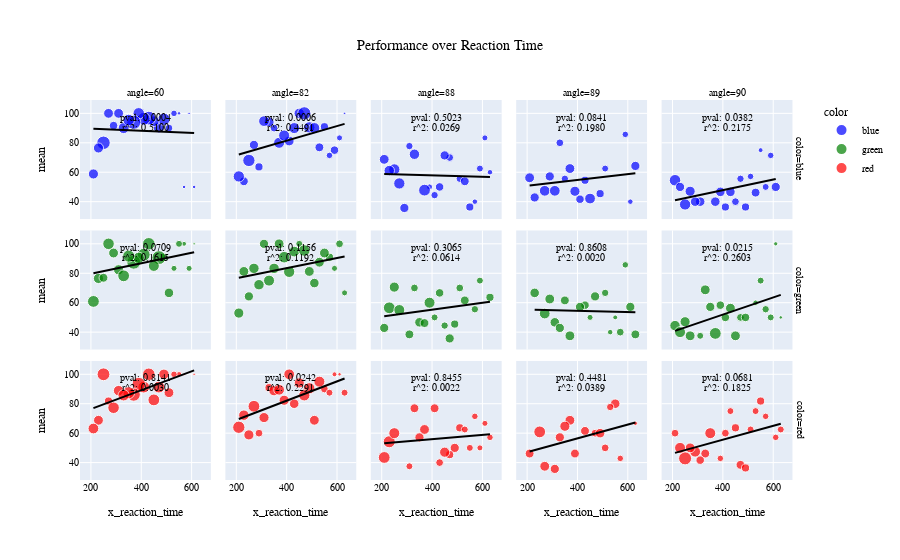

Notebook code for this chart:
### Markdown cell above
# Performance over RT

### Code cell
perf_angle_df = events_df.groupby(["x_reaction_time", "color", "angle"])["performance"] \
    .agg(["count", "mean"]).reset_index()
perf_angle_df = weigted_outlier_filter("mean", "count", lower_q=.1, upper_q=.9)(perf_angle_df)
perf_angle_df = weigted_outlier_filter("x_reaction_time", "count", lower_q=.1, upper_q=.85)(perf_angle_df)
fig = px.scatter(perf_angle_df.sort_values("angle"), 
    title="Performance over Reaction Time",
    x="x_reaction_time", y="mean", 
    color="color", size="count", size_max=10,
    facet_row="color", facet_col="angle",
    render_mode="svg",
    # marginal_x="histogram",
    # animation_frame="angle",
    # facet_col_spacing=.25, facet_row_spacing=.1,
    trendline="ols", trendline_options=dict(log_x=False), trendline_color_override="black",
    color_discrete_map={
        "red": "red",
        "green": "green",
        "blue": "blue"})
for idx, row in px.get_trendline_results(fig).sort_values("color", ascending=False).iterrows():
    res = row["px_fit_results"]
    fig.add_annotation(xref=f"x{idx+1}", yref=f"y{idx+1}", showarrow=False, yshift=30, text=f"pval: {res.pvalues[1]:.4f}")
    fig.add_annotation(xref=f"x{idx+1}", yref=f"y{idx+1}", showarrow=False, yshift=20, text=f"r^2: {res.rsquared:.4f}")
fig.update_layout(
    title_x=0.5,
    font= my_font,
                )
fig.show()
pio.write_image(fig, 'per_density.png', width=1600, height=700)


# pio.write_image(fig, 'sacc.png', width=1600, height=700)
# import PIL
# import io

# frames = []
# for s, fr in enumerate(fig.frames):
#     fig.update(data=fr.data)
#     fig.layout.sliders[0].update(active=s)
#     frames.append(PIL.Image.open(io.BytesIO(fig.to_image(scale=2, format="png"))))
    
# # create animated GIF
# frames[0].save(
#         "test.gif",
#         save_all=True,
#         append_images=frames[1:],
#         optimize=True,
#         duration=500,
#         loop=0,
#     )
# Performance_over_reaction_time_bytes = fig.to_image(format="png", width=400, height=400)

### Figure 1 — Plotly figure (JSON) as saved in the notebook; plotly's stock layout.template omitted (floating-point values rounded to 4 significant figures)
{"data": [{"hovertemplate": "color=blue<br>angle=60<br>x_reaction_time=%{x}<br>mean=%{y}<br>count=%{marker.size}<extra></extra>", "legendgroup": "blue", "marker": {"color": "blue", "size": [17, 30, 1, 2, 2, 2, 7, 16, 10, 21, 25, 19, 31, 12, 27, 22, 33, 16, 20, 22, 17], "sizemode": "area", "sizeref": 0.33, "symbol": "circle"}, "mode": "markers", "name": "blue", "orientation": "v", "showlegend": true, "type": "scatter", "x": [210, 250, 590, 610, 570, 550, 530, 270, 510, 470, 490, 450, 430, 290, 410, 390, 370, 310, 330, 350, 230], "xaxis": "x11", "y": [58.82, 80, 100, 50, 50, 100, 100, 100, 90, 90.48, 96, 94.74, 96.77, 91.67, 96.3, 100, 93.94, 100, 90, 95.45, 76.47], "yaxis": "y11"}, {"hovertemplate": "<b>OLS trendline</b><br>mean = -0.0070803 * x_reaction_time + 91.0286<br>R<sup>2</sup>=0.002984<br><br>color=blue<br>angle=60<br>x_reaction_time=%{x}<br>mean=%{y} <b>(trend)</b><extra></extra>", "legendgroup": "blue", "line": {"color": "black"}, "marker": {"color": "blue", "symbol": "circle"}, "mode": "lines", "name": "blue", "showlegend": false, "type": "scatter", "x": [210, 230, 250, 270, 290, 310, 330, 350, 370, 390, 410, 430, 450, 470, 490, 510, 530, 550, 570, 590, 610], "xaxis": "x11", "y": [89.54, 89.4, 89.26, 89.12, 88.98, 88.83, 88.69, 88.55, 88.41, 88.27, 88.13, 87.98, 87.84, 87.7, 87.56, 87.42, 87.28, 87.13, 86.99, 86.85, 86.71], "yaxis": "y11"}, {"hovertemplate": "color=blue<br>angle=82<br>x_reaction_time=%{x}<br>mean=%{y}<br>count=%{marker.size}<extra></extra>", "legendgroup": "blue", "marker": {"color": "blue", "size": [1, 6, 13, 10, 17, 19, 20, 20, 16, 20, 11, 18, 25, 12, 21, 13, 11, 14, 21, 29, 20, 7], "sizemode": "area", "sizeref": 0.33, "symbol": "circle"}, "mode": "markers", "name": "blue", "orientation": "v", "showlegend": false, "type": "scatter", "x": [630, 610, 230, 350, 330, 310, 370, 430, 410, 390, 290, 450, 250, 590, 210, 530, 550, 270, 490, 470, 510, 570], "xaxis": "x12", "y": [100, 83.33, 53.85, 90, 94.12, 94.74, 80, 90, 81.25, 85, 63.64, 100, 68, 75, 57.14, 76.92, 90.91, 78.57, 90.48, 100, 90, 71.43], "yaxis": "y12"}, {"hovertemplate": "<b>OLS trendline</b><br>mean = 0.0494278 * x_reaction_time + 61.7118<br>R<sup>2</sup>=0.229125<br><br>color=blue<br>angle=82<br>x_reaction_time=%{x}<br>mean=%{y} <b>(trend)</b><extra></extra>", "legendgroup": "blue", "line": {"color": "black"}, "marker": {"color": "blue", "symbol": "circle"}, "mode": "lines", "name": "blue", "showlegend": false, "type": "scatter", "x": [210, 230, 250, 270, 290, 310, 330, 350, 370, 390, 410, 430, 450, 470, 490, 510, 530, 550, 570, 590, 610, 630], "xaxis": "x12", "y": [72.09, 73.08, 74.07, 75.06, 76.05, 77.03, 78.02, 79.01, 80.0, 80.99, 81.98, 82.97, 83.95, 84.94, 85.93, 86.92, 87.91, 88.9, 89.89, 90.87, 91.86, 92.85], "yaxis": "y12"}, {"hovertemplate": "color=blue<br>angle=88<br>x_reaction_time=%{x}<br>mean=%{y}<br>count=%{marker.size}<extra></extra>", "legendgroup": "blue", "marker": {"color": "blue", "size": [6, 14, 21, 9, 10, 21, 5, 8, 11, 13, 23, 14, 12, 9, 18, 16, 18, 6, 9, 5], "sizemode": "area", "sizeref": 0.33, "symbol": "circle"}, "mode": "markers", "name": "blue", "orientation": "v", "showlegend": false, "type": "scatter", "x": [390, 290, 270, 510, 470, 250, 570, 590, 550, 530, 370, 450, 430, 410, 330, 210, 230, 610, 310, 630], "xaxis": "x13", "y": [50, 35.71, 52.38, 55.56, 70, 61.9, 40, 62.5, 36.36, 53.85, 47.83, 71.43, 50, 44.44, 72.22, 68.75, 61.11, 83.33, 77.78, 60], "yaxis": "y13"}, {"hovertemplate": "<b>OLS trendline</b><br>mean = -0.00468114 * x_reaction_time + 59.724<br>R<sup>2</sup>=0.002167<br><br>color=blue<br>angle=88<br>x_reaction_time=%{x}<br>mean=%{y} <b>(trend)</b><extra></extra>", "legendgroup": "blue", "line": {"color": "black"}, "marker": {"color": "blue", "symbol": "circle"}, "mode": "lines", "name": "blue", "showlegend": false, "type": "scatter", "x": [210, 230, 250, 270, 290, 310, 330, 370, 390, 410, 430, 450, 470, 510, 530, 550, 570, 590, 610, 630], "xaxis": "x13", "y": [58.74, 58.65, 58.55, 58.46, 58.37, 58.27, 58.18, 57.99, 57.9, 57.8, 57.71, 57.62, 57.52, 57.34, 57.24, 57.15, 57.06, 56.96, 56.87, 56.77], "yaxis": "y13"}, {"hovertemplate": "color=blue<br>angle=89<br>x_reaction_time=%{x}<br>mean=%{y}<br>count=%{marker.size}<extra></extra>", "legendgroup": "blue", "marker": {"color": "blue", "size": [11, 19, 7, 14, 11, 9, 17, 19, 8, 14, 12, 10, 19, 16, 5, 14, 16], "sizemode": "area", "sizeref": 0.33, "symbol": "circle"}, "mode": "markers", "name": "blue", "orientation": "v", "showlegend": false, "type": "scatter", "x": [490, 270, 590, 230, 430, 350, 390, 450, 510, 290, 410, 330, 310, 370, 610, 630, 210], "xaxis": "x14", "y": [45.45, 47.37, 85.71, 42.86, 54.55, 55.56, 47.06, 42.11, 62.5, 57.14, 41.67, 80, 47.37, 62.5, 40, 64.29, 56.25], "yaxis": "y14"}, {"hovertemplate": "<b>OLS trendline</b><br>mean = 0.0200482 * x_reaction_time + 46.7437<br>R<sup>2</sup>=0.038877<br><br>color=blue<br>angle=89<br>x_reaction_time=%{x}<br>mean=%{y} <b>(trend)</b><extra></extra>", "legendgroup": "blue", "line": {"color": "black"}, "marker": {"color": "blue", "symbol": "circle"}, "mode": "lines", "name": "blue", "showlegend": false, "type": "scatter", "x": [210, 230, 270, 290, 310, 330, 350, 370, 390, 410, 430, 450, 490, 510, 590, 610, 630], "xaxis": "x14", "y": [50.95, 51.35, 52.16, 52.56, 52.96, 53.36, 53.76, 54.16, 54.56, 54.96, 55.36, 55.77, 56.57, 56.97, 58.57, 58.97, 59.37], "yaxis": "y14"}, {"hovertemplate": "color=blue<br>angle=90<br>x_reaction_time=%{x}<br>mean=%{y}<br>count=%{marker.size}<extra></extra>", "legendgroup": "blue", "marker": {"color": "blue", "size": [15, 14, 22, 15, 15, 10, 15, 15, 11, 4, 7, 13, 9, 11, 17, 21, 7, 8, 14], "sizemode": "area", "sizeref": 0.33, "symbol": "circle"}, "mode": "markers", "name": "blue", "orientation": "v", "showlegend": false, "type": "scatter", "x": [310, 610, 210, 370, 290, 450, 430, 390, 410, 550, 510, 530, 470, 490, 270, 250, 590, 570, 230], "xaxis": "x15", "y": [40, 50, 54.55, 40, 40, 40, 46.67, 46.67, 36.36, 75, 57.14, 46.15, 55.56, 36.36, 47.06, 38.1, 71.43, 50, 50], "yaxis": "y15"}, {"hovertemplate": "<b>OLS trendline</b><br>mean = 0.0359403 * x_reaction_time + 33.4755<br>R<sup>2</sup>=0.182501<br><br>color=blue<br>angle=90<br>x_reaction_time=%{x}<br>mean=%{y} <b>(trend)</b><extra></extra>", "legendgroup": "blue", "line": {"color": "black"}, "marker": {"color": "blue", "symbol": "circle"}, "mode": "lines", "name": "blue", "showlegend": false, "type": "scatter", "x": [210, 230, 250, 270, 290, 310, 370, 390, 410, 430, 450, 470, 490, 510, 530, 550, 570, 590, 610], "xaxis": "x15", "y": [41.02, 41.74, 42.46, 43.18, 43.9, 44.62, 46.77, 47.49, 48.21, 48.93, 49.65, 50.37, 51.09, 51.81, 52.52, 53.24, 53.96, 54.68, 55.4], "yaxis": "y15"}, {"hovertemplate": "color=green<br>angle=60<br>x_reaction_time=%{x}<br>mean=%{y}<br>count=%{marker.size}<extra></extra>", "legendgroup": "green", "marker": {"color": "green", "size": [17, 13, 6, 4, 8, 15, 6, 22, 11, 32, 20, 26, 16, 27, 32, 21, 24, 17, 23, 23, 1], "sizemode": "area", "sizeref": 0.33, "symbol": "circle"}, "mode": "markers", "name": "green", "orientation": "v", "showlegend": true, "type": "scatter", "x": [230, 250, 590, 570, 550, 510, 530, 270, 490, 470, 450, 430, 290, 410, 370, 390, 350, 310, 330, 210, 610], "xaxis": "x6", "y": [76.47, 76.92, 83.33, 100, 100, 66.67, 83.33, 100, 90.91, 90.62, 85, 100, 93.75, 92.59, 87.5, 90.48, 91.67, 82.35, 78.26, 60.87, 100], "yaxis": "y6"}, {"hovertemplate": "<b>OLS trendline</b><br>mean = 0.0356328 * x_reaction_time + 72.5682<br>R<sup>2</sup>=0.161516<br><br>color=green<br>angle=60<br>x_reaction_time=%{x}<br>mean=%{y} <b>(trend)</b><extra></extra>", "legendgroup": "green", "line": {"color": "black"}, "marker": {"color": "green", "symbol": "circle"}, "mode": "lines", "name": "green", "showlegend": false, "type": "scatter", "x": [210, 230, 250, 270, 290, 310, 330, 350, 370, 390, 410, 430, 450, 470, 490, 510, 530, 550, 570, 590, 610], "xaxis": "x6", "y": [80.05, 80.76, 81.48, 82.19, 82.9, 83.61, 84.33, 85.04, 85.75, 86.46, 87.18, 87.89, 88.6, 89.32, 90.03, 90.74, 91.45, 92.17, 92.88, 93.59, 94.3], "yaxis": "y6"}, {"hovertemplate": "color=green<br>angle=82<br>x_reaction_time=%{x}<br>mean=%{y}<br>count=%{marker.size}<extra></extra>", "legendgroup": "green", "marker": {"color": "green", "size": [6, 10, 17, 18, 14, 20, 19, 8, 18, 21, 16, 22, 11, 16, 6, 16, 14, 16, 15, 16, 18, 22], "sizemode": "area", "sizeref": 0.33, "symbol": "circle"}, "mode": "markers", "name": "green", "orientation": "v", "showlegend": false, "type": "scatter", "x": [630, 610, 210, 350, 310, 330, 430, 450, 290, 410, 370, 390, 570, 230, 590, 550, 250, 530, 510, 490, 270, 470], "xaxis": "x7", "y": [66.67, 100, 52.94, 83.33, 100, 75, 94.74, 100, 72.22, 80.95, 100, 90.91, 90.91, 81.25, 83.33, 93.75, 64.29, 87.5, 73.33, 81.25, 83.33, 95.45], "yaxis": "y7"}, {"hovertemplate": "<b>OLS trendline</b><br>mean = 0.0342473 * x_reaction_time + 69.7598<br>R<sup>2</sup>=0.119179<br><br>color=green<br>angle=82<br>x_reaction_time=%{x}<br>mean=%{y} <b>(trend)</b><extra></extra>", "legendgroup": "green", "line": {"color": "black"}, "marker": {"color": "green", "symbol": "circle"}, "mode": "lines", "name": "green", "showlegend": false, "type": "scatter", "x": [210, 230, 250, 270, 290, 310, 330, 350, 370, 390, 410, 430, 450, 470, 490, 510, 530, 550, 570, 590, 610, 630], "xaxis": "x7", "y": [76.95, 77.64, 78.32, 79.01, 79.69, 80.38, 81.06, 81.75, 82.43, 83.12, 83.8, 84.49, 85.17, 85.86, 86.54, 87.23, 87.91, 88.6, 89.28, 89.97, 90.65, 91.34], "yaxis": "y7"}, {"hovertemplate": "color=green<br>angle=88<br>x_reaction_time=%{x}<br>mean=%{y}<br>count=%{marker.size}<extra></extra>", "legendgroup": "green", "marker": {"color": "green", "size": [8, 20, 10, 14, 11, 8, 23, 9, 20, 10, 17, 13, 15, 13, 9, 12, 13, 14, 11], "sizemode": "area", "sizeref": 0.33, "symbol": "circle"}, "mode": "markers", "name": "green", "orientation": "v", "showlegend": false, "type": "scatter", "x": [410, 390, 330, 470, 490, 590, 230, 570, 270, 510, 250, 530, 350, 370, 450, 430, 310, 210, 630], "xaxis": "x8", "y": [50, 60, 70, 35.71, 45.45, 75, 56.52, 55.56, 55, 70, 70.59, 61.54, 46.67, 46.15, 44.44, 66.67, 38.46, 42.86, 63.64], "yaxis": "y8"}, {"hovertemplate": "<b>OLS trendline</b><br>mean = 0.0234847 * x_reaction_time + 45.8586<br>R<sup>2</sup>=0.061375<br><br>color=green<br>angle=88<br>x_reaction_time=%{x}<br>mean=%{y} <b>(trend)</b><extra></extra>", "legendgroup": "green", "line": {"color": "black"}, "marker": {"color": "green", "symbol": "circle"}, "mode": "lines", "name": "green", "showlegend": false, "type": "scatter", "x": [210, 230, 250, 270, 310, 330, 350, 370, 390, 410, 430, 450, 470, 490, 510, 530, 570, 590, 630], "xaxis": "x8", "y": [50.79, 51.26, 51.73, 52.2, 53.14, 53.61, 54.08, 54.55, 55.02, 55.49, 55.96, 56.43, 56.9, 57.37, 57.84, 58.31, 59.24, 59.71, 60.65], "yaxis": "y8"}, {"hovertemplate": "color=green<br>angle=89<br>x_reaction_time=%{x}<br>mean=%{y}<br>count=%{marker.size}<extra></extra>", "legendgroup": "green", "marker": {"color": "green", "size": [12, 6, 14, 15, 13, 7, 10, 19, 16, 14, 5, 4, 15, 16, 13, 14, 14, 9], "sizemode": "area", "sizeref": 0.33, "symbol": "circle"}, "mode": "markers", "name": "green", "orientation": "v", "showlegend": false, "type": "scatter", "x": [430, 450, 470, 230, 630, 590, 570, 270, 370, 410, 530, 550, 310, 290, 350, 610, 330, 510], "xaxis": "x9", "y": [58.33, 50, 64.29, 66.67, 38.46, 85.71, 40, 52.63, 37.5, 57.14, 40, 50, 46.67, 62.5, 61.54, 57.14, 42.86, 66.67], "yaxis": "y9"}, {"hovertemplate": "<b>OLS trendline</b><br>mean = -0.00447344 * x_reaction_time + 56.3027<br>R<sup>2</sup>=0.001982<br><br>color=green<br>angle=89<br>x_reaction_time=%{x}<br>mean=%{y} <b>(trend)</b><extra></extra>", "legendgroup": "green", "line": {"color": "black"}, "marker": {"color": "green", "symbol": "circle"}, "mode": "lines", "name": "green", "showlegend": false, "type": "scatter", "x": [230, 270, 290, 310, 330, 350, 370, 410, 430, 450, 470, 510, 530, 550, 570, 590, 610, 630], "xaxis": "x9", "y": [55.27, 55.09, 55.01, 54.92, 54.83, 54.74, 54.65, 54.47, 54.38, 54.29, 54.2, 54.02, 53.93, 53.84, 53.75, 53.66, 53.57, 53.48], "yaxis": "y9"}, {"hovertemplate": "color=green<br>angle=90<br>x_reaction_time=%{x}<br>mean=%{y}<br>count=%{marker.size}<extra></extra>", "legendgroup": "green", "marker": {"color": "green", "size": [12, 18, 3, 8, 16, 14, 16, 16, 16, 12, 23, 9, 5, 8, 17, 10, 12, 8, 20, 2], "sizemode": "area", "sizeref": 0.33, "symbol": "circle"}, "mode": "markers", "name": "green", "orientation": "v", "showlegend": false, "type": "scatter", "x": [390, 210, 610, 310, 330, 350, 450, 430, 270, 410, 370, 570, 530, 550, 250, 470, 490, 590, 230, 630], "xaxis": "x10", "y": [58.33, 44.44, 100, 37.5, 68.75, 57.14, 37.5, 56.25, 37.5, 50, 39.13, 55.56, 60, 75, 47.06, 50, 50, 50, 40, 50], "yaxis": "y10"}, {"hovertemplate": "<b>OLS trendline</b><br>mean = 0.0582315 * x_reaction_time + 28.6346<br>R<sup>2</sup>=0.260295<br><br>color=green<br>angle=90<br>x_reaction_time=%{x}<br>mean=%{y} <b>(trend)</b><extra></extra>", "legendgroup": "green", "line": {"color": "black"}, "marker": {"color": "green", "symbol": "circle"}, "mode": "lines", "name": "green", "showlegend": false, "type": "scatter", "x": [210, 230, 250, 270, 310, 330, 350, 370, 390, 410, 430, 450, 470, 490, 530, 550, 570, 590, 610, 630], "xaxis": "x10", "y": [40.86, 42.03, 43.19, 44.36, 46.69, 47.85, 49.02, 50.18, 51.34, 52.51, 53.67, 54.84, 56.0, 57.17, 59.5, 60.66, 61.83, 62.99, 64.16, 65.32], "yaxis": "y10"}, {"hovertemplate": "color=red<br>angle=60<br>x_reaction_time=%{x}<br>mean=%{y}<br>count=%{marker.size}<extra></extra>", "legendgroup": "red", "marker": {"color": "red", "size": [16, 5, 1, 7, 16, 27, 18, 23, 23, 23, 26, 11, 22, 30, 29, 24, 18, 21, 19, 1], "sizemode": "area", "sizeref": 0.33, "symbol": "circle"}, "mode": "markers", "name": "red", "orientation": "v", "showlegend": true, "type": "scatter", "x": [230, 550, 570, 530, 510, 250, 490, 470, 450, 410, 430, 270, 290, 390, 370, 350, 310, 330, 210, 610], "xaxis": "x", "y": [68.75, 100, 100, 100, 87.5, 100, 100, 91.3, 82.61, 91.3, 100, 81.82, 77.27, 93.33, 86.21, 87.5, 88.89, 85.71, 63.16, 100], "yaxis": "y"}, {"hovertemplate": "<b>OLS trendline</b><br>mean = 0.0640777 * x_reaction_time + 63.5728<br>R<sup>2</sup>=0.509972<br><br>color=red<br>angle=60<br>x_reaction_time=%{x}<br>mean=%{y} <b>(trend)</b><extra></extra>", "legendgroup": "red", "line": {"color": "black"}, "marker": {"color": "red", "symbol": "circle"}, "mode": "lines", "name": "red", "showlegend": false, "type": "scatter", "x": [210, 230, 250, 270, 290, 310, 330, 350, 370, 390, 410, 430, 450, 470, 490, 510, 530, 550, 570, 610], "xaxis": "x", "y": [77.03, 78.31, 79.59, 80.87, 82.16, 83.44, 84.72, 86.0, 87.28, 88.56, 89.84, 91.13, 92.41, 93.69, 94.97, 96.25, 97.53, 98.82, 100.1, 102.7], "yaxis": "y"}, {"hovertemplate": "color=red<br>angle=82<br>x_reaction_time=%{x}<br>mean=%{y}<br>count=%{marker.size}<extra></extra>", "legendgroup": "red", "marker": {"color": "red", "size": [2, 25, 11, 18, 17, 15, 17, 17, 10, 19, 23, 19, 18, 8, 10, 8, 20, 17, 16, 21, 21, 4], "sizemode": "area", "sizeref": 0.33, "symbol": "circle"}, "mode": "markers", "name": "red", "orientation": "v", "showlegend": false, "type": "scatter", "x": [610, 210, 330, 350, 310, 430, 450, 390, 290, 370, 270, 410, 230, 630, 550, 570, 530, 250, 510, 490, 470, 590], "xaxis": "x2", "y": [100, 64, 90.91, 88.89, 70.59, 80, 94.12, 82.35, 60, 89.47, 78.26, 100, 72.22, 87.5, 90, 87.5, 95, 58.82, 68.75, 90.48, 85.71, 100], "yaxis": "y2"}, {"hovertemplate": "<b>OLS trendline</b><br>mean = 0.0656852 * x_reaction_time + 55.8021<br>R<sup>2</sup>=0.449103<br><br>color=red<br>angle=82<br>x_reaction_time=%{x}<br>mean=%{y} <b>(trend)</b><extra></extra>", "legendgroup": "red", "line": {"color": "black"}, "marker": {"color": "red", "symbol": "circle"}, "mode": "lines", "name": "red", "showlegend": false, "type": "scatter", "x": [210, 230, 250, 270, 290, 310, 330, 350, 370, 390, 410, 430, 450, 470, 490, 510, 530, 550, 570, 590, 610, 630], "xaxis": "x2", "y": [69.6, 70.91, 72.22, 73.54, 74.85, 76.16, 77.48, 78.79, 80.11, 81.42, 82.73, 84.05, 85.36, 86.67, 87.99, 89.3, 90.62, 91.93, 93.24, 94.56, 95.87, 97.18], "yaxis": "y2"}, {"hovertemplate": "color=red<br>angle=88<br>x_reaction_time=%{x}<br>mean=%{y}<br>count=%{marker.size}<extra></extra>", "legendgroup": "red", "marker": {"color": "red", "size": [11, 24, 7, 7, 8, 14, 11, 6, 20, 8, 16, 8, 14, 13, 17, 10, 6, 13, 23], "sizemode": "area", "sizeref": 0.33, "symbol": "circle"}, "mode": "markers", "name": "red", "orientation": "v", "showlegend": false, "type": "scatter", "x": [470, 230, 570, 630, 550, 490, 510, 590, 250, 530, 370, 310, 350, 410, 450, 430, 610, 330, 210], "xaxis": "x3", "y": [45.45, 54.17, 71.43, 57.14, 50, 50, 63.64, 50, 60, 62.5, 62.5, 37.5, 57.14, 76.92, 47.06, 40, 66.67, 76.92, 43.48], "yaxis": "y3"}, {"hovertemplate": "<b>OLS trendline</b><br>mean = 0.0145844 * x_reaction_time + 50.0851<br>R<sup>2</sup>=0.026895<br><br>color=red<br>angle=88<br>x_reaction_time=%{x}<br>mean=%{y} <b>(trend)</b><extra></extra>", "legendgroup": "red", "line": {"color": "black"}, "marker": {"color": "red", "symbol": "circle"}, "mode": "lines", "name": "red", "showlegend": false, "type": "scatter", "x": [210, 230, 250, 310, 330, 350, 370, 410, 430, 450, 470, 490, 510, 530, 550, 570, 590, 610, 630], "xaxis": "x3", "y": [53.15, 53.44, 53.73, 54.61, 54.9, 55.19, 55.48, 56.06, 56.36, 56.65, 56.94, 57.23, 57.52, 57.81, 58.11, 58.4, 58.69, 58.98, 59.27], "yaxis": "y3"}, {"hovertemplate": "color=red<br>angle=89<br>x_reaction_time=%{x}<br>mean=%{y}<br>count=%{marker.size}<extra></extra>", "legendgroup": "red", "marker": {"color": "red", "size": [13, 16, 15, 23, 10, 7, 3, 14, 13, 13, 16, 15, 10, 9, 17, 14], "sizemode": "area", "sizeref": 0.33, "symbol": "circle"}, "mode": "markers", "name": "red", "orientation": "v", "showlegend": false, "type": "scatter", "x": [430, 270, 550, 250, 470, 570, 630, 310, 210, 390, 370, 490, 510, 530, 350, 330], "xaxis": "x4", "y": [61.54, 37.5, 80, 60.87, 60, 42.86, 66.67, 35.71, 46.15, 46.15, 68.75, 60, 50, 77.78, 64.71, 57.14], "yaxis": "y4"}, {"hovertemplate": "<b>OLS trendline</b><br>mean = 0.0470083 * x_reaction_time + 37.6722<br>R<sup>2</sup>=0.198041<br><br>color=red<br>angle=89<br>x_reaction_time=%{x}<br>mean=%{y} <b>(trend)</b><extra></extra>", "legendgroup": "red", "line": {"color": "black"}, "marker": {"color": "red", "symbol": "circle"}, "mode": "lines", "name": "red", "showlegend": false, "type": "scatter", "x": [210, 250, 270, 310, 330, 350, 370, 390, 430, 470, 490, 510, 530, 550, 570, 630], "xaxis": "x4", "y": [47.54, 49.42, 50.36, 52.24, 53.18, 54.13, 55.07, 56.01, 57.89, 59.77, 60.71, 61.65, 62.59, 63.53, 64.47, 67.29], "yaxis": "y4"}, {"hovertemplate": "color=red<br>angle=90<br>x_reaction_time=%{x}<br>mean=%{y}<br>count=%{marker.size}<extra></extra>", "legendgroup": "red", "marker": {"color": "red", "size": [13, 10, 7, 12, 20, 19, 13, 8, 10, 16, 7, 28, 11, 8, 8, 11, 20, 7, 11, 8], "sizemode": "area", "sizeref": 0.33, "symbol": "circle"}, "mode": "markers", "name": "red", "orientation": "v", "showlegend": false, "type": "scatter", "x": [330, 210, 610, 310, 350, 290, 470, 430, 410, 270, 390, 250, 490, 530, 510, 450, 230, 570, 550, 630], "xaxis": "x5", "y": [46.15, 60, 57.14, 41.67, 60, 47.37, 38.46, 75, 60, 50, 42.86, 42.86, 36.36, 75, 62.5, 63.64, 50, 71.43, 81.82, 62.5], "yaxis": "y5"}, {"hovertemplate": "<b>OLS trendline</b><br>mean = 0.0472474 * x_reaction_time + 36.6773<br>R<sup>2</sup>=0.217534<br><br>color=red<br>angle=90<br>x_reaction_time=%{x}<br>mean=%{y} <b>(trend)</b><extra></extra>", "legendgroup": "red", "line": {"color": "black"}, "marker": {"color": "red", "symbol": "circle"}, "mode": "lines", "name": "red", "showlegend": false, "type": "scatter", "x": [210, 230, 250, 270, 290, 310, 330, 350, 390, 410, 430, 450, 470, 490, 510, 530, 550, 570, 610, 630], "xaxis": "x5", "y": [46.6, 47.54, 48.49, 49.43, 50.38, 51.32, 52.27, 53.21, 55.1, 56.05, 56.99, 57.94, 58.88, 59.83, 60.77, 61.72, 62.66, 63.61, 65.5, 66.44], "yaxis": "y5"}], "layout": {"annotations": [{"showarrow": false, "text": "angle=60", "x": 0.09, "xanchor": "center", "xref": "paper", "y": 1.0, "yanchor": "bottom", "yref": "paper"}, {"showarrow": false, "text": "angle=82", "x": 0.29, "xanchor": "center", "xref": "paper", "y": 1.0, "yanchor": "bottom", "yref": "paper"}, {"showarrow": false, "text": "angle=88", "x": 0.49, "xanchor": "center", "xref": "paper", "y": 1.0, "yanchor": "bottom", "yref": "paper"}, {"showarrow": false, "text": "angle=89", "x": 0.69, "xanchor": "center", "xref": "paper", "y": 1.0, "yanchor": "bottom", "yref": "paper"}, {"showarrow": false, "text": "angle=90", "x": 0.89, "xanchor": "center", "xref": "paper", "y": 1.0, "yanchor": "bottom", "yref": "paper"}, {"showarrow": false, "text": "color=red", "textangle": 90, "x": 0.98, "xanchor": "left", "xref": "paper", "y": 0.1567, "yanchor": "middle", "yref": "paper"}, {"showarrow": false, "text": "color=green", "textangle": 90, "x": 0.98, "xanchor": "left", "xref": "paper", "y": 0.5, "yanchor": "middle", "yref": "paper"}, {"showarrow": false, "text": "color=blue", "textangle": 90, "x": 0.98, "xanchor": "left", "xref": "paper", "y": 0.8433, "yanchor": "middle", "yref": "paper"}, {"showarrow": false, "text": "pval: 0.0004", "xref": "x11", "yref": "y11", "yshift": 30}, {"showarrow": false, "text": "r^2: 0.5100", "xref": "x11", "yref": "y11", "yshift": 20}, {"showarrow": false, "text": "pval: 0.0006", "xref": "x12", "yref": "y12", "yshift": 30}, {"showarrow": false, "text": "r^2: 0.4491", "xref": "x12", "yref": "y12", "yshift": 20}, {"showarrow": false, "text": "pval: 0.5023", "xref": "x13", "yref": "y13", "yshift": 30}, {"showarrow": false, "text": "r^2: 0.0269", "xref": "x13", "yref": "y13", "yshift": 20}, {"showarrow": false, "text": "pval: 0.0841", "xref": "x14", "yref": "y14", "yshift": 30}, {"showarrow": false, "text": "r^2: 0.1980", "xref": "x14", "yref": "y14", "yshift": 20}, {"showarrow": false, "text": "pval: 0.0382", "xref": "x15", "yref": "y15", "yshift": 30}, {"showarrow": false, "text": "r^2: 0.2175", "xref": "x15", "yref": "y15", "yshift": 20}, {"showarrow": false, "text": "pval: 0.0709", "xref": "x6", "yref": "y6", "yshift": 30}, {"showarrow": false, "text": "r^2: 0.1615", "xref": "x6", "yref": "y6", "yshift": 20}, {"showarrow": false, "text": "pval: 0.1156", "xref": "x7", "yref": "y7", "yshift": 30}, {"showarrow": false, "text": "r^2: 0.1192", "xref": "x7", "yref": "y7", "yshift": 20}, {"showarrow": false, "text": "pval: 0.3065", "xref": "x8", "yref": "y8", "yshift": 30}, {"showarrow": false, "text": "r^2: 0.0614", "xref": "x8", "yref": "y8", "yshift": 20}, {"showarrow": false, "text": "pval: 0.8608", "xref": "x9", "yref": "y9", "yshift": 30}, {"showarrow": false, "text": "r^2: 0.0020", "xref": "x9", "yref": "y9", "yshift": 20}, {"showarrow": false, "text": "pval: 0.0215", "xref": "x10", "yref": "y10", "yshift": 30}, {"showarrow": false, "text": "r^2: 0.2603", "xref": "x10", "yref": "y10", "yshift": 20}, {"showarrow": false, "text": "pval: 0.8141", "xref": "x", "yref": "y", "yshift": 30}, {"showarrow": false, "text": "r^2: 0.0030", "xref": "x", "yref": "y", "yshift": 20}, {"showarrow": false, "text": "pval: 0.0242", "xref": "x2", "yref": "y2", "yshift": 30}, {"showarrow": false, "text": "r^2: 0.2291", "xref": "x2", "yref": "y2", "yshift": 20}, {"showarrow": false, "text": "pval: 0.8455", "xref": "x3", "yref": "y3", "yshift": 30}, {"showarrow": false, "text": "r^2: 0.0022", "xref": "x3", "yref": "y3", "yshift": 20}, {"showarrow": false, "text": "pval: 0.4481", "xref": "x4", "yref": "y4", "yshift": 30}, {"showarrow": false, "text": "r^2: 0.0389", "xref": "x4", "yref": "y4", "yshift": 20}, {"showarrow": false, "text": "pval: 0.0681", "xref": "x5", "yref": "y5", "yshift": 30}, {"showarrow": false, "text": "r^2: 0.1825", "xref": "x5", "yref": "y5", "yshift": 20}], "autosize": true, "font": {"color": "black", "family": "Vazir", "size": 10}, "legend": {"itemsizing": "constant", "title": {"text": "color"}, "tracegroupgap": 0}, "title": {"text": "Performance over Reaction Time", "x": 0.5}, "xaxis": {"anchor": "y", "autorange": true, "domain": [0, 0.18], "range": [163.1, 671.5], "title": {"text": "x_reaction_time"}, "type": "linear"}, "xaxis10": {"anchor": "y10", "autorange": true, "domain": [0.8, 0.98], "matches": "x", "range": [163.1, 671.5], "showticklabels": false, "type": "linear"}, "xaxis11": {"anchor": "y11", "autorange": true, "domain": [0, 0.18], "matches": "x", "range": [163.1, 671.5], "showticklabels": false, "type": "linear"}, "xaxis12": {"anchor": "y12", "autorange": true, "domain": [0.2, 0.38], "matches": "x", "range": [163.1, 671.5], "showticklabels": false, "type": "linear"}, "xaxis13": {"anchor": "y13", "autorange": true, "domain": [0.4, 0.58], "matches": "x", "range": [163.1, 671.5], "showticklabels": false, "type": "linear"}, "xaxis14": {"anchor": "y14", "autorange": true, "domain": [0.6, 0.78], "matches": "x", "range": [163.1, 671.5], "showticklabels": false, "type": "linear"}, "xaxis15": {"anchor": "y15", "autorange": true, "domain": [0.8, 0.98], "matches": "x", "range": [163.1, 671.5], "showticklabels": false, "type": "linear"}, "xaxis2": {"anchor": "y2", "autorange": true, "domain": [0.2, 0.38], "matches": "x", "range": [163.1, 671.5], "title": {"text": "x_reaction_time"}, "type": "linear"}, "xaxis3": {"anchor": "y3", "autorange": true, "domain": [0.4, 0.58], "matches": "x", "range": [163.1, 671.5], "title": {"text": "x_reaction_time"}, "type": "linear"}, "xaxis4": {"anchor": "y4", "autorange": true, "domain": [0.6, 0.78], "matches": "x", "range": [163.1, 671.5], "title": {"text": "x_reaction_time"}, "type": "linear"}, "xaxis5": {"anchor": "y5", "autorange": true, "domain": [0.8, 0.98], "matches": "x", "range": [163.1, 671.5], "title": {"text": "x_reaction_time"}, "type": "linear"}, "xaxis6": {"anchor": "y6", "autorange": true, "domain": [0, 0.18], "matches": "x", "range": [163.1, 671.5], "showticklabels": false, "type": "linear"}, "xaxis7": {"anchor": "y7", "autorange": true, "domain": [0.2, 0.38], "matches": "x", "range": [163.1, 671.5], "showticklabels": false, "type": "linear"}, "xaxis8": {"anchor": "y8", "autorange": true, "domain": [0.4, 0.58], "matches": "x", "range": [163.1, 671.5], "showticklabels": false, "type": "linear"}, "xaxis9": {"anchor": "y9", "autorange": true, "domain": [0.6, 0.78], "matches": "x", "range": [163.1, 671.5], "showticklabels": false, "type": "linear"}, "yaxis": {"anchor": "x", "autorange": true, "domain": [0, 0.3133], "range": [10.42, 181.4], "title": {"text": "mean"}, "type": "linear"}, "yaxis10": {"anchor": "x10", "autorange": true, "domain": [0.3433, 0.6567], "matches": "y", "range": [10.42, 181.4], "showticklabels": false, "type": "linear"}, "yaxis11": {"anchor": "x11", "autorange": true, "domain": [0.6867, 1.0], "matches": "y", "range": [10.42, 181.4], "title": {"text": "mean"}, "type": "linear"}, "yaxis12": {"anchor": "x12", "autorange": true, "domain": [0.6867, 1.0], "matches": "y", "range": [10.42, 181.4], "showticklabels": false, "type": "linear"}, "yaxis13": {"anchor": "x13", "autorange": true, "domain": [0.6867, 1.0], "matches": "y", "range": [10.42, 181.4], "showticklabels": false, "type": "linear"}, "yaxis14": {"anchor": "x14", "autorange": true, "domain": [0.6867, 1.0], "matches": "y", "range": [10.42, 181.4], "showticklabels": false, "type": "linear"}, "yaxis15": {"anchor": "x15", "autorange": true, "domain": [0.6867, 1.0], "matches": "y", "range": [10.42, 181.4], "showticklabels": false, "type": "linear"}, "yaxis2": {"anchor": "x2", "autorange": true, "domain": [0, 0.3133], "matches": "y", "range": [10.42, 181.4], "showticklabels": false, "type": "linear"}, "yaxis3": {"anchor": "x3", "autorange": true, "domain": [0, 0.3133], "matches": "y", "range": [10.42, 181.4], "showticklabels": false, "type": "linear"}, "yaxis4": {"anchor": "x4", "autorange": true, "domain": [0, 0.3133], "matches": "y", "range": [10.42, 181.4], "showticklabels": false, "type": "linear"}, "yaxis5": {"anchor": "x5", "autorange": true, "domain": [0, 0.3133], "matches": "y", "range": [10.42, 181.4], "showticklabels": false, "type": "linear"}, "yaxis6": {"anchor": "x6", "autorange": true, "domain": [0.3433, 0.6567], "matches": "y", "range": [10.42, 181.4], "title": {"text": "mean"}, "type": "linear"}, "yaxis7": {"anchor": "x7", "autorange": true, "domain": [0.3433, 0.6567], "matches": "y", "range": [10.42, 181.4], "showticklabels": false, "type": "linear"}, "yaxis8": {"anchor": "x8", "autorange": true, "domain": [0.3433, 0.6567], "matches": "y", "range": [10.42, 181.4], "showticklabels": false, "type": "linear"}, "yaxis9": {"anchor": "x9", "autorange": true, "domain": [0.3433, 0.6567], "matches": "y", "range": [10.42, 181.4], "showticklabels": false, "type": "linear"}}}
